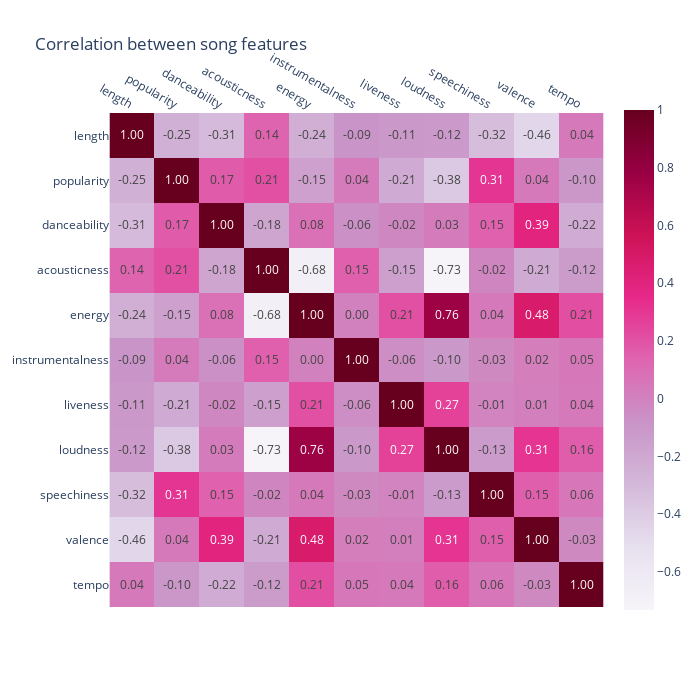

The cell this chart's notebook holds for it:
### Markdown cell above
The only two features that seem to have a strong positive correlation are loudness and energy. Let's look further with a correlation matrix.

### Code cell
# show correlation heatmap
corr = df.corr()
fig = px.imshow(corr, text_auto=".2f", color_continuous_scale='PuRd', width=700, height=700, title='Correlation between song features')
fig.update_xaxes(side="top", tickangle=30)
# fig.write_html('./images/corr_matrix.html')
fig.show()

### Figure 1 — Plotly figure (JSON) as saved in the notebook; plotly's stock layout.template omitted (floating-point values rounded to 4 significant figures)
{"data": [{"coloraxis": "coloraxis", "hovertemplate": "x: %{x}<br>y: %{y}<br>color: %{z}<extra></extra>", "name": "0", "texttemplate": "%{z:.2f}", "type": "heatmap", "x": ["length", "popularity", "danceability", "acousticness", "energy", "instrumentalness", "liveness", "loudness", "speechiness", "valence", "tempo"], "xaxis": "x", "y": ["length", "popularity", "danceability", "acousticness", "energy", "instrumentalness", "liveness", "loudness", "speechiness", "valence", "tempo"], "yaxis": "y", "z": [[1, -0.2463, -0.3064, 0.1389, -0.2393, -0.09138, -0.1069, -0.1206, -0.3202, -0.4636, 0.04031], [-0.2463, 1, 0.1701, 0.2081, -0.153, 0.03771, -0.2094, -0.3811, 0.3076, 0.04279, -0.09954], [-0.3064, 0.1701, 1, -0.1795, 0.07972, -0.06342, -0.02236, 0.03031, 0.1485, 0.3946, -0.2156], [0.1389, 0.2081, -0.1795, 1, -0.6786, 0.1512, -0.1479, -0.7323, -0.01933, -0.2097, -0.1221], [-0.2393, -0.153, 0.07972, -0.6786, 1, 0.0002287, 0.209, 0.764, 0.04094, 0.4784, 0.2135], [-0.09138, 0.03771, -0.06342, 0.1512, 0.0002287, 1, -0.05686, -0.1042, -0.03055, 0.0208, 0.04961], [-0.1069, -0.2094, -0.02236, -0.1479, 0.209, -0.05686, 1, 0.2654, -0.00761, 0.01486, 0.04281], [-0.1206, -0.3811, 0.03031, -0.7323, 0.764, -0.1042, 0.2654, 1, -0.1253, 0.3094, 0.1638], [-0.3202, 0.3076, 0.1485, -0.01933, 0.04094, -0.03055, -0.00761, -0.1253, 1, 0.1544, 0.05516], [-0.4636, 0.04279, 0.3946, -0.2097, 0.4784, 0.0208, 0.01486, 0.3094, 0.1544, 1, -0.03009], [0.04031, -0.09954, -0.2156, -0.1221, 0.2135, 0.04961, 0.04281, 0.1638, 0.05516, -0.03009, 1]]}], "layout": {"coloraxis": {"colorscale": [[0, "rgb(247,244,249)"], [0.125, "rgb(231,225,239)"], [0.25, "rgb(212,185,218)"], [0.375, "rgb(201,148,199)"], [0.5, "rgb(223,101,176)"], [0.625, "rgb(231,41,138)"], [0.75, "rgb(206,18,86)"], [0.875, "rgb(152,0,67)"], [1, "rgb(103,0,31)"]]}, "height": 700, "title": {"text": "Correlation between song features"}, "width": 700, "xaxis": {"anchor": "y", "constrain": "domain", "domain": [0, 1], "scaleanchor": "y", "side": "top", "tickangle": 30}, "yaxis": {"anchor": "x", "autorange": "reversed", "constrain": "domain", "domain": [0, 1]}}}
